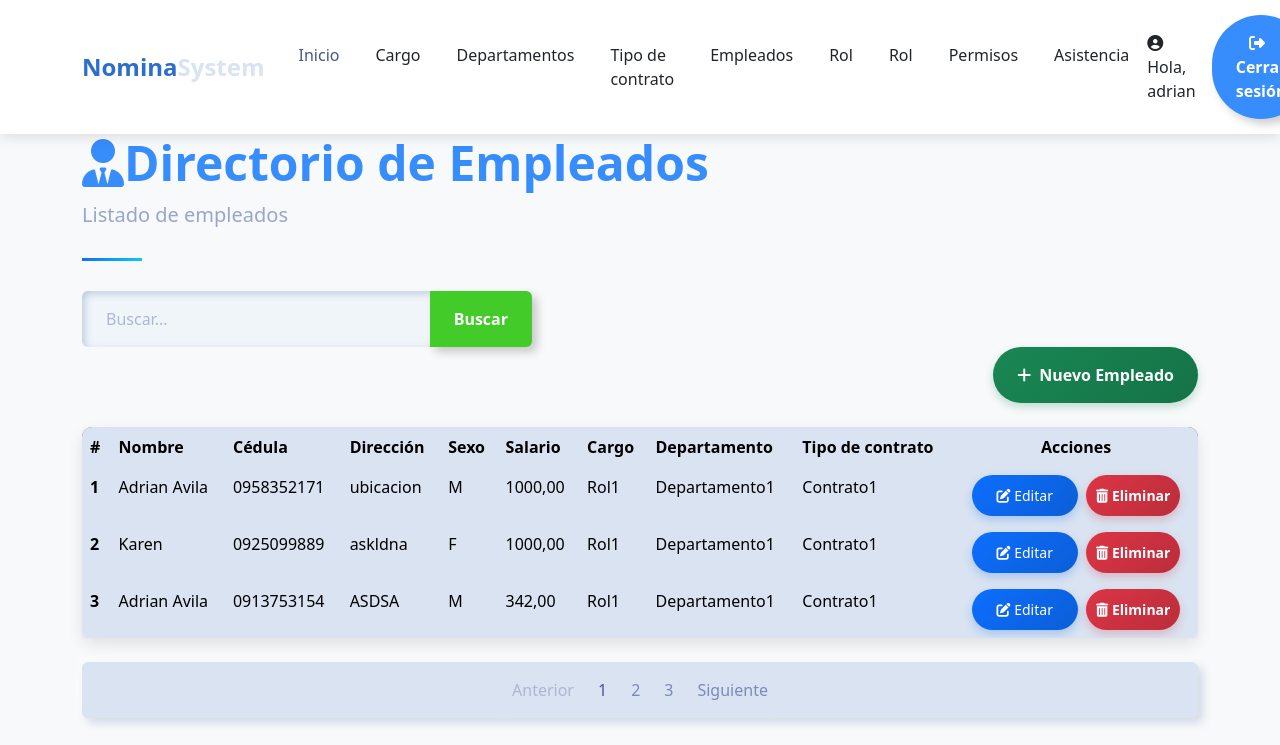
The app's page /payroll/list/employees/ (signed in) with its own data.
### payroll/models.py (models this page shows, shortened)
class Employee(models.Model):
    SEX_CHOICES = [
        ('M', 'Masculino'),
        ('F', 'Femenino'),
        ]
    name = models.CharField(max_length=100)
    dni = models.CharField(max_length=10, unique=True)
    address = models.TextField()
    sex = models.CharField(max_length=1, choices=SEX_CHOICES)
    salary = models.DecimalField(max_digits=10, decimal_places=2, validators=[MinValueValidator(0.01)])
    position = models.ForeignKey(Position, on_delete=models.CASCADE)
    department = models.ForeignKey(Department,on_delete=models.CASCADE)
    contract_type = models.ForeignKey(ContractType,on_delete=models.CASCADE)

class Position(models.Model):
    description = models.CharField(max_length=100)
    def __str__(self):
        return self.description

class Department(models.Model):
    description = models.CharField(max_length=100)
    def __str__(self):
        return self.description

class ContractType(models.Model):
    description = models.CharField(max_length=100)
    def __str__(self):
        return self.description

### payroll/views/employees.py (the view)
# urls.py: path('list/employees/',employees.list_employee,name='list_employees'),
@login_required(login_url='sign_in')
def list_employee(request):
    try:
        query=request.GET.get('search',None)
        if query:
            list_employees=Employee.objects.filter(Q(name__icontains=query) | Q(dni__icontains=query) | Q(address__icontains=query) | Q(sex__icontains=query) | Q(salary__icontains=query) | Q(position__description__icontains=query) | Q(department__description__icontains=query) |Q(contract_type__description__icontains=query))
        else:
            list_employees=Employee.objects.all()
        context=paginator(request,list_employees)
        return render(request,'employee/list_employees.html',context)
    except Exception:
        context['error']='Error al buscar'
        return render(request,'employee/list_employees.html',context)

### payroll/helpers/utilies.py (called while the page is built)
def paginator(request,objects):
    paginator=Paginator(objects,3)
    page_number=request.GET.get('page')
    registers=paginator.get_page(page_number)
    current_page = registers.number
    total_pages = paginator.num_pages
    pages_range = []
    for i in range(1, total_pages + 1):
        if abs(i - current_page) <= 2 or i == 1 or i == total_pages:
            pages_range.append(i)
    return {'registers': registers,'pages_range':pages_range,'current_page':current_page}

### template/employee/list_employees.html (shortened to what this page needs)
{% extends 'layout/base_nav.html' %}
{% load static %}
{% block extra_css %}
<link href="{% static 'css/tablestyle.css' %}" rel="stylesheet">
{% endblock %}
{% block content %}
<div class="container">
    <header class="page-header">
        <h1 class="display-5 fw-bold text-primary">
            <i class="fas fa-user-tie"></i>Directorio de Empleados
        </h1>
        <p class="lead text-muted">Listado de empleados</p>
    </header>
    <form action="" style="max-width: 450px;">
        <div class="input-group">
            <input type="text" class="form-control" placeholder="Buscar..." name="search"
                value="{{ request.GET.search }}">
            <button class="btn btn-outline-success" data-bs-toggle="tooltip"
                data-bs-title="Escriba parte del apellido y click en buscar">
                Buscar
            </button>
        </div>
    </form>
    <div class="d-flex justify-content-end mb-4">
        <a class="btn btn-success" href="{% url 'payroll:create_employee' %}" style="color: white;">
            <i class="fas fa-plus me-2"></i>Nuevo Empleado
        </a>
    </div>
    <div class="card mb-4">
        <div class="card-body p-0">
            <div class="table-responsive">
                <table class="table table-hover mb-0">
                    <thead>
                        <tr>
                            <th scope="col">#</th>
                            <th scope="col">Nombre</th>
                            <th scope="col">Cédula</th>
                            <th scope="col">Dirección</th>
                            <th scope="col">Sexo</th>
                            <th scope="col">Salario</th>
                            <th scope="col">Cargo</th>
                            <th scope="col">Departamento</th>
                            <th scope="col">Tipo de contrato</th>
                            <th scope="col" class="text-center">Acciones</th>
                        </tr>
                    </thead>
                    <tbody>
                        {% for item in registers %}
                        <tr>
                            <th scope="row">{{item.id}}</th>
                            <td>{{item.name}}</td>
                            <td>{{item.dni}}</td>
                            <td>{{item.address}}</td>
                            <td>{{item.sex}}</td>
                            <td>{{item.salary}}</td>
                            <td>{{item.position}}</td>
                            <td>{{item.department}}</td>
                            <td>{{item.contract_type}}</td>
                            <td class="text-center">
                                <a href="{% url 'payroll:update_employee' item.id %}" class="btn btn-sm btn-primary me-1" style="color: white;">
                                    <i class="fas fa-edit"></i> Editar
                                </a>
                                <a href="{% url 'payroll:delete_employee' item.id %}" class="btn btn-sm btn-danger" style="color: white;padding: 10px;">
                                    <i class="fas fa-trash-alt"></i> Eliminar
                                </a>
                            </td>
                        </tr>
                        {% endfor %}
                    </tbody>
                </table>
            </div>
        </div>
    </div>
    {% include 'layout/paginator.html' %}
</div>
{% endblock %}

### template/layout/base_nav.html (shortened to what this page needs)
<!DOCTYPE html>
<html lang="es">
<head>
  {% load static %}
  <link href="{% static 'css/bootstrap.min.css' %}" rel="stylesheet">
  <link href="{% static 'css/home.css' %}" rel="stylesheet">
  <link href="https://cdnjs.cloudflare.com/ajax/libs/font-awesome/6.4.0/css/all.min.css" rel="stylesheet">
  {% block extra_css %}{% endblock %}
</head>
<body>
  <nav class="navbar navbar-expand-lg navbar-light bg-white sticky-top">
    <div class="container">
      <a class="navbar-brand" href="{% url 'home' %}">Nomina<span class="text-secondary">System</span></a>
      <div class="collapse navbar-collapse" id="navbarNav">
        <ul class="navbar-nav mx-auto">
          <li class="nav-item">
            <a class="nav-link active" href="{% url 'home' %}">Inicio</a>
          </li>
          {% if user.is_authenticated %}
              <li class="nav-item">
                <a class="nav-link" href="{% url 'payroll:list_positions' %}">Cargo</a>
              </li>
              <li class="nav-item">
                <a class="nav-link" href="{% url 'payroll:list_departments' %}">Departamentos</a>
              </li>
              <li class="nav-item">
                <a class="nav-link" href="{% url 'payroll:list_contract_types' %}">Tipo de contrato</a>
              </li>
              <li class="nav-item">
                <a class="nav-link" href="{% url 'payroll:list_employees' %}">Empleados</a>
              </li>
              <li class="nav-item">
                <a class="nav-link" href="{% url 'payroll:list_payslip' %}">Rol</a>
              </li>
                <li class="nav-item">
                <a class="nav-link" href="{% url 'payroll:list_payslip' %}">Rol</a>
              </li>
                <li class="nav-item">
                <a class="nav-link" href="{% url 'payroll:list_permisos' %}">Permisos</a>
              </li>
                <li class="nav-item">
                <a class="nav-link" href="{% url 'payroll:list_asistencia' %}">Asistencia</a>
              </li>
            </ul>
          <div class="d-flex align-items-center">
            <span class="text-dark me-3">
              <i class="fas fa-user-circle me-1"></i>
              Hola, {{ user.get_username }}
            </span>
            <a href="{% url 'payroll:sign_out' %}" class="btn btn-outline-primary">
              <i class="fas fa-sign-out-alt me-2"></i> Cerrar sesión
            </a>
          </div>
        {% else %}
          <a href="{% url 'sign_in' %}" class="btn btn-outline-success">
            <i class="fas fa-sign-in-alt me-2"></i> Iniciar sesión
          </a>
        {% endif %}
      </div>
    </div>
  </nav>
  {% block content %}
  {% endblock %}
</body>
</html>

### static/css/home.css (style rules this page uses)
:root { --primary-color: #2c6ecd; --secondary-color: #19b3b3; --accent-color: #f8f9fa; --dark-color: #212529; --text-color: #495057; }
body { font-family: 'Poppins', sans-serif; color: var(--text-color); overflow-x: hidden; }
.navbar { box-shadow: 0 2px 15px rgba(0, 0, 0, 0.1); padding: 15px 0; }
.navbar-brand { font-weight: 700; color: var(--primary-color); font-size: 1.5rem; }
.nav-link { font-weight: 500; color: var(--dark-color); margin: 0 10px; transition: all 0.3s ease; }
.nav-link:hover, .nav-link.active { color: var(--primary-color); }
.btn-primary { background-color: var(--primary-color); border-color: var(--primary-color); padding: 10px 25px; border-radius: 50px; font-weight: 500; transition: all 0.3s ease; }

### static/css/tablestyle.css (style rules this page uses)
body { background-color: #f8f9fa; font-family: 'Segoe UI', Tahoma, Geneva, Verdana, sans-serif; }
.navbar { background:white; box-shadow: 0 4px 12px rgba(0,0,0,0.1); }
.card { border-radius: 10px; box-shadow: 0 6px 15px rgba(0,0,0,0.1); transition: transform 0.3s, box-shadow 0.3s; }
.btn-primary { background: linear-gradient(135deg, #0d6efd, #0b5ed7); border: none; box-shadow: 0 4px 8px rgba(13, 110, 253, 0.25); transition: all 0.3s; }
.btn-success { background: linear-gradient(135deg, #198754, #157347); border: none; box-shadow: 0 4px 8px rgba(25, 135, 84, 0.25); transition: all 0.3s; }
.btn-danger { background: linear-gradient(135deg, #dc3545, #bb2d3b); border: none; box-shadow: 0 4px 8px rgba(220, 53, 69, 0.25); transition: all 0.3s; }
.table { border-radius: 10px; overflow: hidden; box-shadow: 0 5px 15px rgba(0,0,0,0.08); }
.table thead { background: linear-gradient(135deg, #6c757d, #495057); color: white; }
.table tbody tr { transition: background-color 0.3s; }
.page-header { position: relative; margin-bottom: 30px; padding-bottom: 15px; }
.page-header:after { content: ''; position: absolute; bottom: 0; left: 0; width: 60px; height: 3px; background: linear-gradient(135deg, #0d6efd, #0dcaf0); }

### records on screen
Employee: id "1", name "Adrian Avila", dni "0958352171", address "ubicacion", sex "M", salary "1000,00", position "Rol1", department "Departamento1", contract_type "Contrato1"
Employee: id "2", name "Karen", dni "0925099889", address "askldna", sex "F", salary "1000,00", position "Rol1", department "Departamento1", contract_type "Contrato1"
Employee: id "3", name "Adrian Avila", dni "0913753154", address "ASDSA", sex "M", salary "342,00", position "Rol1", department "Departamento1", contract_type "Contrato1"

### other values on screen
{{ user.get_username }} "adrian"
{{ page }} "1" "2" "3"
